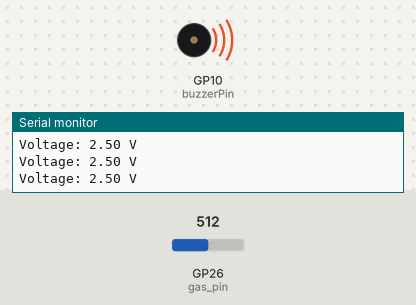
Recording of a sketch running on a simulated Raspberry Pi Pico. On the bench: buzzer (waves = sounding), the last lines printed to the serial monitor. The inputs (shaded band) are chosen by the test bench; at power-on: GP26 (gas_pin) = 512.

Above: at 1.2 s.
1.3 s: GP26 (gas_pin) set to 217
2.8 s: GP26 (gas_pin) set to 196
At 4.0 s:
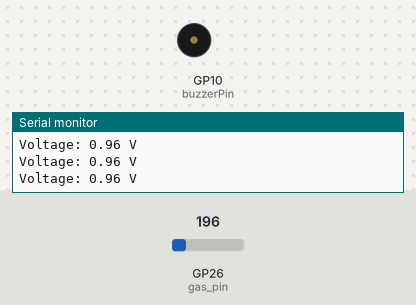
4.3 s: GP26 (gas_pin) set to 306
At 5.5 s:
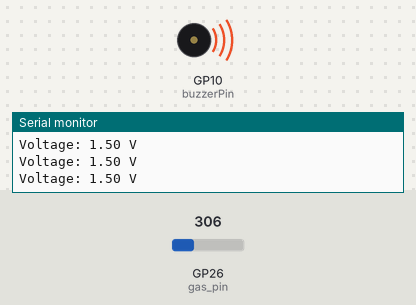
5.8 s: GP26 (gas_pin) set to 122
At 6.7 s:
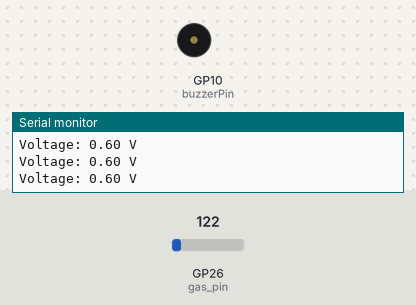
Timing chart, 0 to 8.3 s (numbered marks = the images above; inputs shaded):
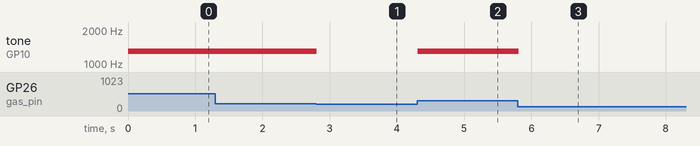

Measured:
- the behaviour switches between 205 and 204 on GP26 (gas_pin) (found by bisection; images 0 and 1)
- after the input at 2.8 s, tone on GP10 (buzzerPin): 1300 Hz → silent at once
- after the input at 4.3 s, tone on GP10 (buzzerPin): silent → 1300 Hz at once
- after the input at 5.8 s, tone on GP10 (buzzerPin): 1300 Hz → silent at once

The sketch:

21._Smoke_Alarm.ino
```cpp
/*
  =========================================================
   Arduino + MQ2 Gas Sensor + Buzzer Alert System
  =========================================================

  CONNECTIONS:
  ---------------------------------------------------------
  MQ2 Gas Sensor:
    VCC -> 5V
    GND -> GND
    AOUT -> Pin 26

  Buzzer:
    + -> Pin 10
    - -> GND

  FUNCTION:
  ---------------------------------------------------------
  - Reads gas/smoke level using MQ2 sensor
  - Converts analog value to voltage
  - If voltage > threshold → buzzer ON
  - Else → buzzer OFF
*/

#define gas_pin 26              // MQ2 analog output pin
const int buzzerPin = 10;       // Buzzer pin

void setup() {

  pinMode(buzzerPin, OUTPUT);   // Set buzzer pin as output

  Serial.begin(115200);         // Start serial communication

  Serial.println("MQ2 ready!"); // Initialization message
}

void loop() {

  float sensorValue = analogRead(gas_pin);      // Read analog value from MQ2 sensor

  float sensor_volt = sensorValue / 1023.0 * 5.0; // Convert analog reading to voltage (0–5V)

  Serial.print("Voltage: ");                   // Print label
  Serial.print(sensor_volt);                   // Print voltage value
  Serial.println(" V");                        // Print unit

  // ==========================
  // GAS DETECTION LOGIC
  // ==========================
  if (sensor_volt > 1.0) {                    // Threshold check for gas/smoke detection

    tone(buzzerPin, 1300);                   // Turn ON buzzer at 1300 Hz
  }
  else {

    noTone(buzzerPin);                       // Turn OFF buzzer
  }

  delay(100);                                // Small delay for stability
}
```
